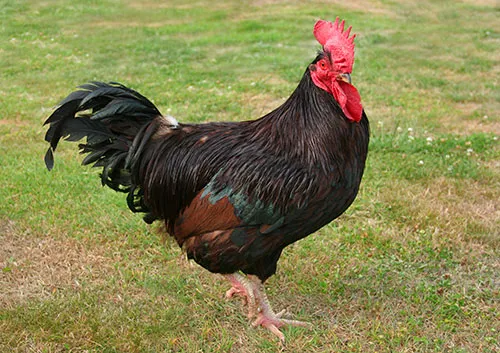
#> input picture CSE4182 - Digital Image Processing/assignment 4/hen.webp, 500 x 353 px, found by its file name
$ jupyter execute problem2.ipynb
#> lines starting #> are read from the running program, lines starting #| are printed output that depends on the picture
[cell 1]
import cv2
import matplotlib.pyplot as plt
from numpy import random
import numpy as np

[cell 2]
hen = plt.imread('assignment 4/hen.webp')
#> hen is the input picture: shape (353, 500, 3); mean R, G, B 134.1, 130.5, 80.6
print("house dimentions: ",hen.shape)
#| house dimentions:  (353, 500, 3)
plt.imshow(hen)

[cell 3]
kernel = random.randint(-3,4,(5,5))
kernel

[cell 4]
gray_hen = cv2.cvtColor(hen,cv2.COLOR_RGB2GRAY)
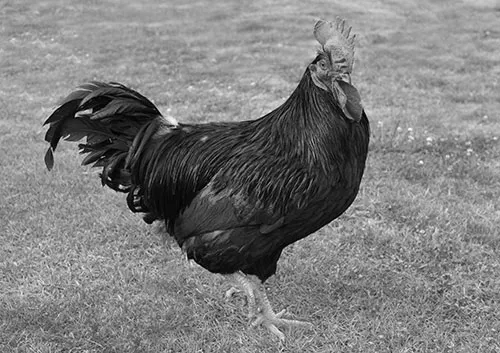
#> gray_hen: shape (353, 500); min 0, max 252, mean 125.9
filtered = []
x,y = kernel.shape
const = np.sum(kernel) # did not used cause cv2.filter2D does not use

for i in range(gray_hen.shape[0]-x+1):
    row = []
    for j in range(gray_hen.shape[1]-y+1):
        calc = np.sum(np.multiply(kernel,gray_hen[i:i+x,j:j+y]))
        if calc<0:
            calc = 0
        elif calc>255:
            calc = 255
        row.append(calc)

    filtered.append(row)
#> after the loop, filtered = 349 items

filtered_hen = np.array(filtered)
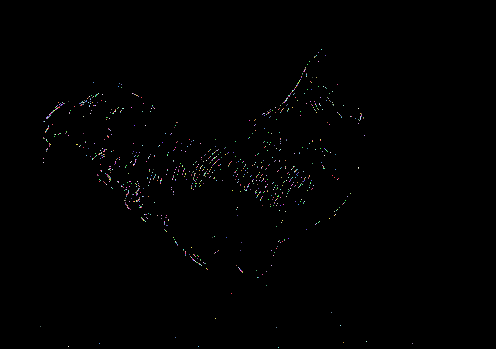
#> filtered_hen: shape (349, 496) int64; 221 distinct labels, from 0 to 255; one colour per label, 0 black
plt.imshow(filtered_hen,cmap='gray')

[cell 5]
fil_hen2 = cv2.filter2D(gray_hen,0,kernel)
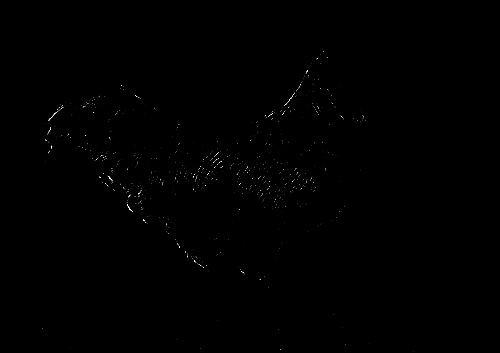
#> fil_hen2: shape (353, 500); min 0, max 255, mean 0.5
plt.imshow(fil_hen2,cmap='gray')

[cell 6]
fil_hen3 = cv2.filter2D(gray_hen,5,kernel)
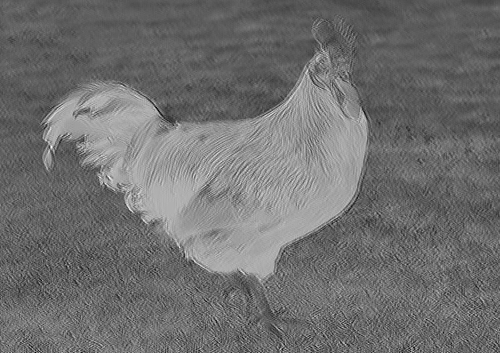
#> fil_hen3: shape (353, 500) float32; min -1616, max 632, mean -629.1; drawn with min black and max white
plt.imshow(fil_hen3,cmap='gray')
